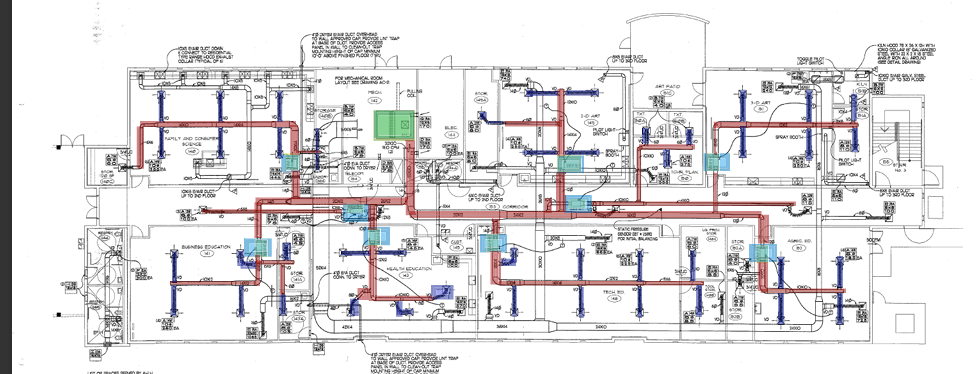
#> input picture mechanical_upload.png, 978 x 374 px
$ python layout_cleaner.py
#> lines starting #> are read from the running program, lines starting #| are printed output that depends on the picture; after the words box and inside, x2 and y2 are one past the last pixel; in counts of white or black regions, pixels touching at a corner belong together
import cv2
import numpy as np

INPUT = "../mechanical_upload.png"

OUTPUT = "../outputs/layout_clean.png"

img = cv2.imread(INPUT)
#> img is the input picture: shape (374, 978, 3); mean B, G, R 226.9, 225.8, 227.6

gray = cv2.cvtColor(img, cv2.COLOR_BGR2GRAY)
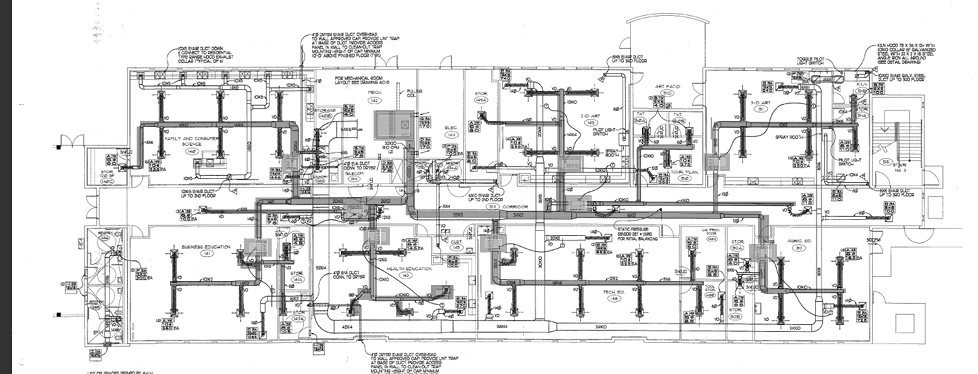
#> gray: shape (374, 978); min 0, max 255, mean 226.5

# ---------- THRESHOLD ----------

thresh = cv2.threshold(
    gray,
    210,
    255,
    cv2.THRESH_BINARY_INV
)[1]
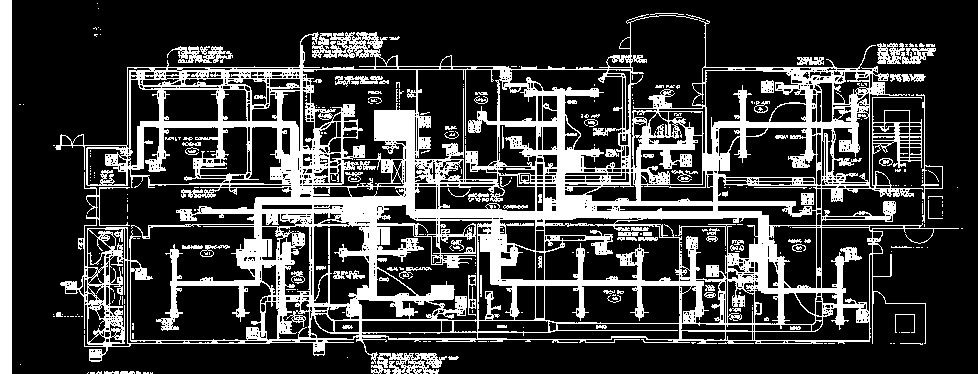
#> thresh: shape (374, 978); 24.1% white; 308 white regions (215 under 20 px), largest, box (x1, y1, x2, y2) and area: (55, 14, 959, 364) 75796, (0, 0, 12, 374) 4488, (371, 353, 447, 374) 937

# ---------- REMOVE SMALL NOISE ----------

num_labels, labels, stats, _ = cv2.connectedComponentsWithStats(
    thresh,
    8
)
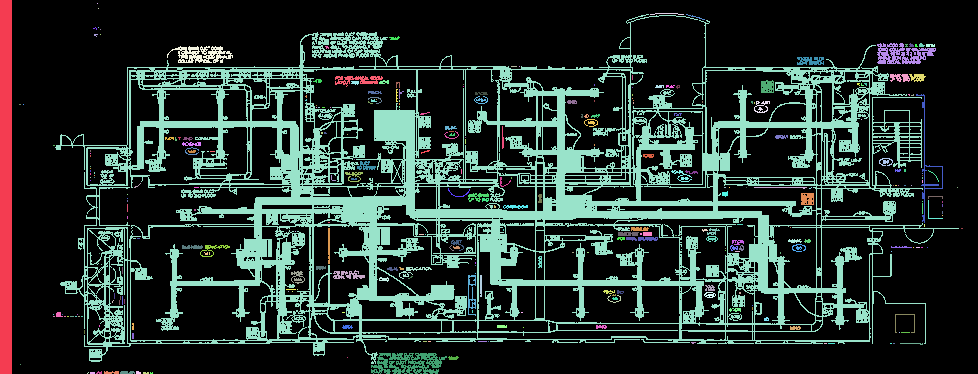
#> labels: shape (374, 978) int32; 309 distinct labels, from 0 to 308; one colour per label, 0 black
#> num_labels = 309; stats = 309 rows, first 6: [12, 0, 966, 374, 277538], [0, 0, 12, 374, 4488], [97, 3, 1, 1, 1], [98, 8, 1, 1, 1], [650, 13, 34, 2, 34], [55, 14, 904, 350, 75796]

clean = np.zeros_like(thresh)

MIN_AREA = 120

for i in range(1, num_labels):

    area = stats[i, cv2.CC_STAT_AREA]

    if area > MIN_AREA:

        clean[labels == i] = 255
#> this loop made 308 passes
#> area on passes 1, 4, 5: 4488, 34, 75796
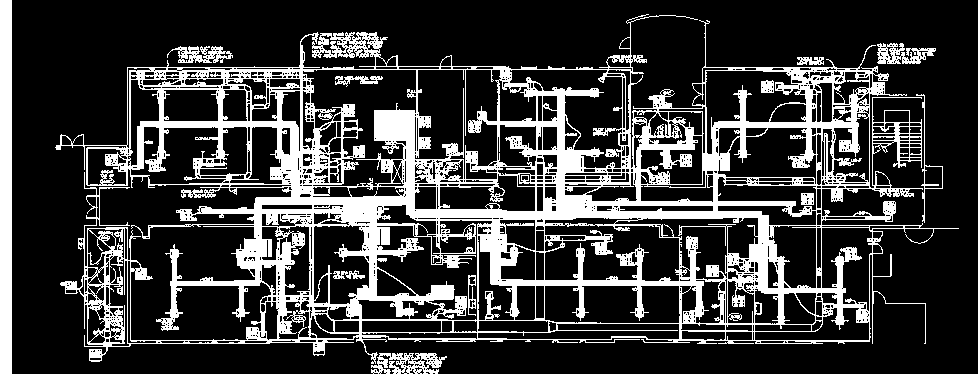
#> clean: shape (374, 978); 22.9% white; 12 white regions, largest, box (x1, y1, x2, y2) and area: (55, 14, 959, 364) 75796, (0, 0, 12, 374) 4488, (371, 353, 447, 374) 937

# ---------- MORPH CLOSE ----------

kernel = cv2.getStructuringElement(
    cv2.MORPH_RECT,
    (5,5)
)

clean = cv2.morphologyEx(
    clean,
    cv2.MORPH_CLOSE,
    kernel,
    iterations=2
)
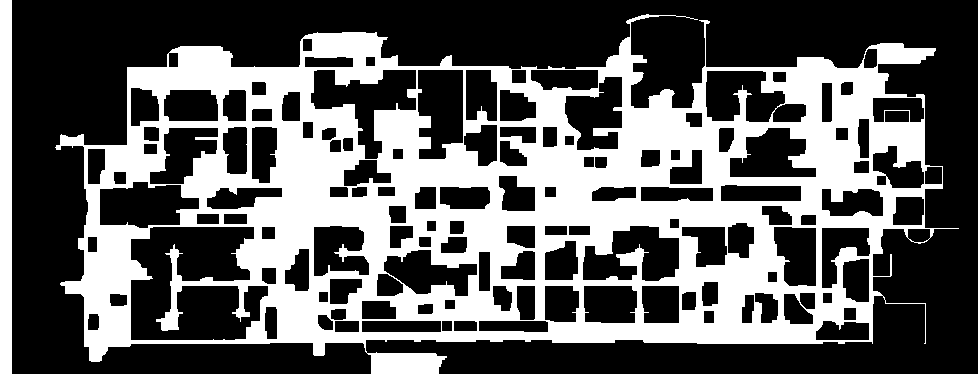
#> clean: shape (374, 978); 36.7% white; 2 white regions, box (x1, y1, x2, y2) and area: (55, 14, 959, 374) 129921, (0, 0, 12, 374) 4488

# ---------- DETECT LINES ----------

lines = cv2.HoughLinesP(
    clean,
    1,
    np.pi / 180,
    threshold=120,
    minLineLength=80,
    maxLineGap=15
)
#> lines = 412 rows, first 6: [792, 220, 892, 222], [193, 168, 388, 209], [406, 215, 768, 221], [270, 154, 669, 175], [84, 343, 817, 330], [702, 177, 890, 184]

canvas = np.full(
    (900,1800,3),
    (235,235,235),
    dtype=np.uint8
)

scale_x = 1800 / img.shape[1]
#> scale_x = 1.84
scale_y = 900 / img.shape[0]
#> scale_y = 2.41

kept = 0

if lines is not None:

    for l in lines:

        x1,y1,x2,y2 = l[0]

        dx = x2 - x1
        dy = y2 - y1

        angle = abs(np.degrees(np.arctan2(dy, dx)))

        horizontal = angle < 6 or angle > 174
        vertical = 84 < angle < 96

        if not horizontal and not vertical:
            continue

        x1 = int(x1 * scale_x)
        y1 = int(y1 * scale_y)

        x2 = int(x2 * scale_x)
        y2 = int(y2 * scale_y)

        cv2.line(
            canvas,
            (x1,y1),
            (x2,y2),
            (70,70,70),
            3
        )

        kept += 1
#> this loop made 412 passes
#> (l, x1, y1, x2, y2, dx, dy, angle) on passes 1, 3, 4: ([[792, 220, 892, 222]], 1457, 529, 1641, 534, 100, 2, 1.15), ([[406, 215, 768, 221]], 747, 517, 1413, 531, 362, 6, 0.95), ([[270, 154, 669, 175]], 496, 370, 1231, 421, 399, 21, 3.01)
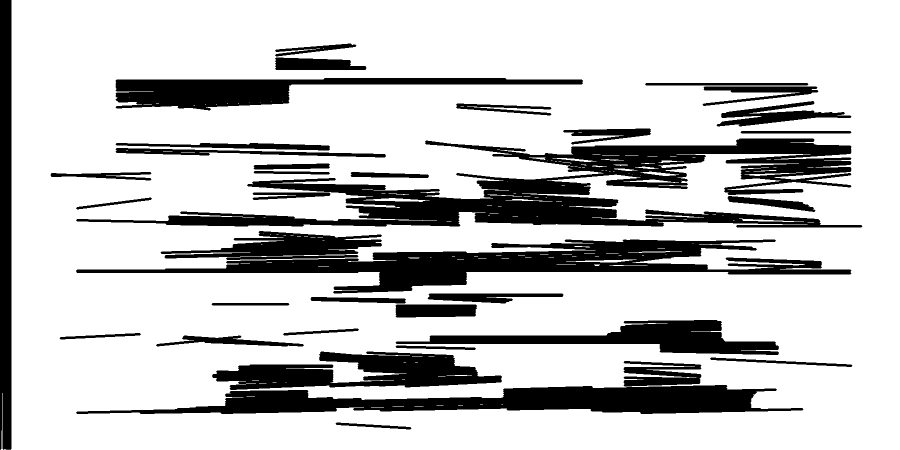
#> canvas: shape (900, 1800, 3) (shown at 1/2 size); values 70 (black) and 235 (white), 77.9% white; 37 black regions, largest, box (x1, y1, x2, y2) and area: (152, 277, 1725, 455) 92365, (152, 479, 1703, 587) 54518, (152, 770, 1607, 828) 44118

cv2.imwrite(OUTPUT, canvas)

print("DONE")
print("Lines kept:", kept)
#| Lines kept: 356
print("Saved:", OUTPUT)
